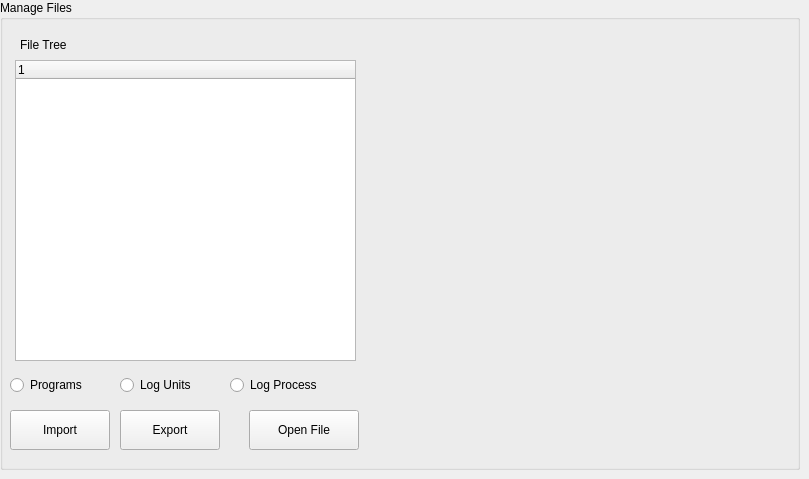
    <widget class="QWidget" name="tabManage">
     <attribute name="title">
      <string>Manage</string>
     </attribute>
     <widget class="QGroupBox" name="grpManageFiles">
      <property name="geometry">
       <rect>
        <x>0</x>
        <y>0</y>
        <width>800</width>
        <height>470</height>
       </rect>
      </property>
      <property name="title">
       <string>Manage Files</string>
      </property>
      <widget class="QTreeWidget" name="treeWidget">
       <property name="geometry">
        <rect>
         <x>15</x>
         <y>60</y>
         <width>341</width>
         <height>301</height>
        </rect>
       </property>
       <column>
        <property name="text">
         <string notr="true">1</string>
        </property>
       </column>
      </widget>
      <widget class="QLabel" name="lblFileTree">
       <property name="geometry">
        <rect>
         <x>20</x>
         <y>30</y>
         <width>100</width>
         <height>30</height>
        </rect>
       </property>
       <property name="text">
        <string>File Tree</string>
       </property>
      </widget>
      <widget class="QLabel" name="label_4">
       <property name="geometry">
        <rect>
         <x>380</x>
         <y>40</y>
         <width>400</width>
         <height>400</height>
        </rect>
       </property>
       <property name="text">
        <string/>
       </property>
       <property name="wordWrap">
        <bool>true</bool>
       </property>
      </widget>
      <widget class="QRadioButton" name="radPrograms">
       <property name="geometry">
        <rect>
         <x>10</x>
         <y>370</y>
         <width>120</width>
         <height>30</height>
        </rect>
       </property>
       <property name="text">
        <string>Programs</string>
       </property>
      </widget>
      <widget class="QRadioButton" name="radLogUnits">
       <property name="geometry">
        <rect>
         <x>120</x>
         <y>370</y>
         <width>120</width>
         <height>30</height>
        </rect>
       </property>
       <property name="text">
        <string>Log Units</string>
       </property>
      </widget>
      <widget class="QRadioButton" name="radLogProcess">
       <property name="geometry">
        <rect>
         <x>230</x>
         <y>370</y>
         <width>131</width>
         <height>30</height>
        </rect>
       </property>
       <property name="text">
        <string>Log Process</string>
       </property>
      </widget>
      <widget class="QPushButton" name="cmdImport">
       <property name="geometry">
        <rect>
         <x>10</x>
         <y>410</y>
         <width>100</width>
         <height>40</height>
        </rect>
       </property>
       <property name="text">
        <string>Import</string>
       </property>
      </widget>
      <widget class="QPushButton" name="cmdExport">
       <property name="geometry">
        <rect>
         <x>120</x>
         <y>410</y>
         <width>100</width>
         <height>40</height>
        </rect>
       </property>
       <property name="text">
        <string>Export</string>
       </property>
      </widget>
      <widget class="QPushButton" name="cmdOpenFile">
       <property name="geometry">
        <rect>
         <x>249</x>
         <y>410</y>
         <width>110</width>
         <height>40</height>
        </rect>
       </property>
       <property name="text">
        <string>Open File</string>
       </property>
      </widget>
     </widget>
    </widget>
